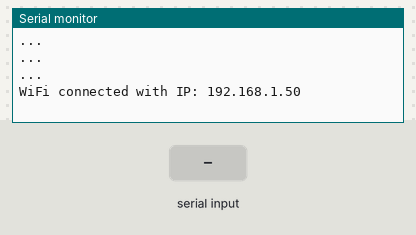
Recording of a sketch running on a simulated ESP32. Shown: the last lines printed to the serial monitor. The test bench sets the inputs (shaded band). WiFi joins after 1.5 s; servers stay silent unless stated.

Above: at 2.9 s.
3.0 s: "s\n" received over Serial
At 4.2 s:
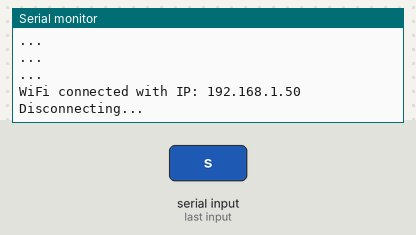
4.5 s: "1\n" received over Serial
At 5.6 s:
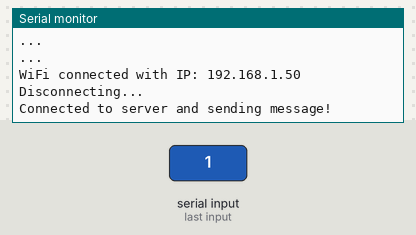

Measured:
- after the input at 3.0 s, the serial monitor: prints a new line at once (image 1)
- after the input at 4.5 s, the serial monitor: prints a new line at once (image 2)

The sketch:

Socket-Client.ino
```cpp
#include <WiFi.h>
//#include <WebSocketsClient.h> // WebSocket Client Library for WebSocket

const char* ssid = "BT-KNA8K2";
const char* password = "ATcXAcvn7iayT3";

const uint16_t port = 8000;
const char * host = "192.168.1.78";
WiFiClient client; //Socket(TCP) connection over WiFi, this is not a WebSocket connection

//Connect to the WiFi network using a serial connection
//Must have client and server on same network rn, since no port forwarding
void setup()
{

  Serial.begin(115200);

  WiFi.begin(ssid, password);
  while (WiFi.status() != WL_CONNECTED) {
    delay(500);
    Serial.println("...");
  }


  Serial.print("WiFi connected with IP: ");
  Serial.println(WiFi.localIP());

  //On start up connect
  client.connect(host, port);
}

void SendCommand(const String & EnergyData, const String & VisionData = "Null", const String & DriveData = "Null"){
  client.print("Data : "+ EnergyData + " , " + VisionData + " , " + DriveData);
}

void loop()
{
    //Declare an object of wifi client, and connect to it, using the IP of the server and the port
    if(Serial.available() != 0) {// serial.available() returns the number of bytes waiting in the UART buffer
      String rx_byte = Serial.readStringUntil('\n');
      //char rx_byte = Serial.read();
      if(rx_byte == "s"){//Disconnects on s input
          Serial.println("Disconnecting...");
          //Free resources by stopping the serial connection
          client.stop();
      }else{
          Serial.println("Connected to server and sending message!");
          //client.print(rx_byte);
          SendCommand(rx_byte);
      }

    }


}
```
